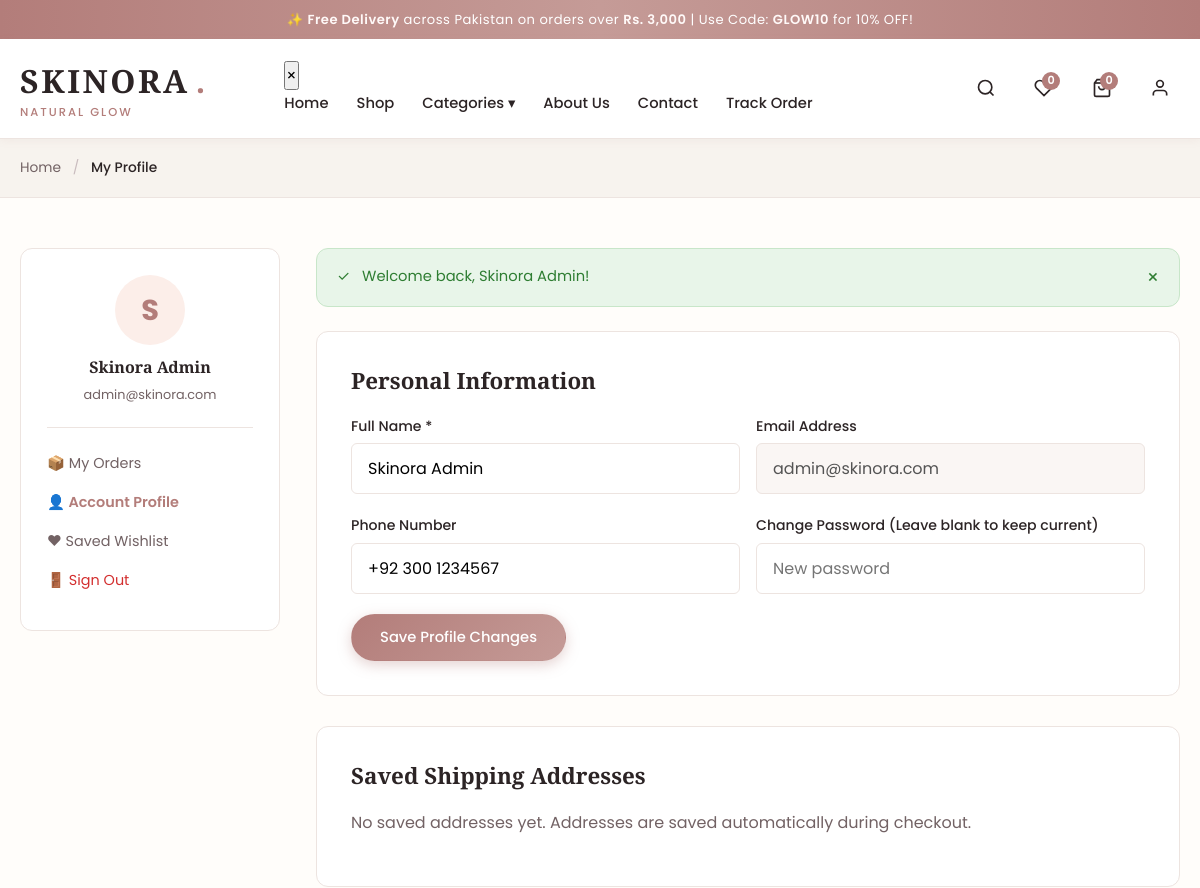
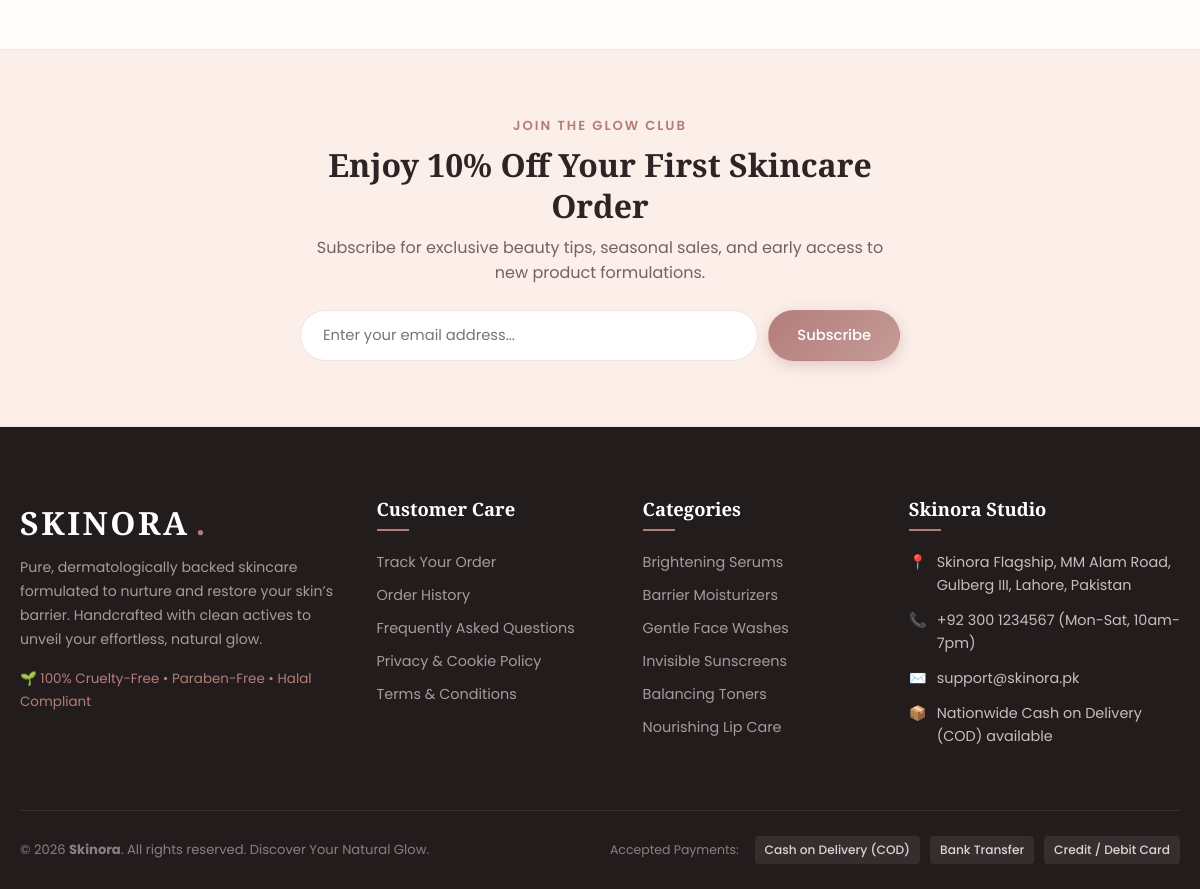
The app's page /profile.php (signed in) with its own data (2 pictures, top to bottom).
### tables this page shows
CREATE TABLE `users` (
  `id` INT UNSIGNED AUTO_INCREMENT PRIMARY KEY,
  `full_name` VARCHAR(120) NOT NULL,
  `email` VARCHAR(150) NOT NULL UNIQUE,
  `password` VARCHAR(255) NOT NULL,
  `phone` VARCHAR(30) NULL,
  `role` ENUM('customer', 'admin') NOT NULL DEFAULT 'customer',
  `status` ENUM('active', 'inactive', 'banned') NOT NULL DEFAULT 'active',
  `created_at` TIMESTAMP DEFAULT CURRENT_TIMESTAMP,
  `updated_at` TIMESTAMP DEFAULT CURRENT_TIMESTAMP ON UPDATE CURRENT_TIMESTAMP,
  INDEX `idx_user_email` (`email`),
  INDEX `idx_user_role` (`role`)
);

### profile.php (the view, shortened to what this page needs)
<?php
$db = getDBConnection();
$userId = (int)$_SESSION['user_id'];
$userStmt = $db->prepare("SELECT * FROM users WHERE id = ? LIMIT 1");
$userStmt->execute([$userId]);
$user = $userStmt->fetch();
$addrStmt = $db->prepare("SELECT * FROM addresses WHERE user_id = ? ORDER BY is_default DESC, id DESC");
$addrStmt->execute([$userId]);
$addresses = $addrStmt->fetchAll();
require_once ROOT_PATH . 'includes/header.php';
?>
<div class="breadcrumb">
    <div class="container">
        <a href="<?= BASE_URL ?>index.php">Home</a>
        <span class="separator">/</span>
        <span class="current">My Profile</span>
    </div>
</div>
<div class="container" style="padding: 50px 20px;">
    <div style="display: grid; grid-template-columns: 260px 1fr; gap: 36px;">
        <div class="shop-sidebar">
            <div style="text-align: center; margin-bottom: 20px; padding-bottom: 20px; border-bottom: 1px solid #ede4e0;">
                <div style="width: 70px; height: 70px; border-radius: 50%; background: #fceee9; color: #b37d7a; font-size: 1.8rem; font-weight: 700; display: flex; align-items: center; justify-content: center; margin: 0 auto 12px;">
                    <?= strtoupper(substr($user['full_name'], 0, 1)) ?>
                </div>
                <h4 style="margin-bottom: 4px;"><?= e($user['full_name']) ?></h4>
                <span style="font-size: 0.8rem; color: #726264;"><?= e($user['email']) ?></span>
            </div>
            <ul class="category-filter-list">
                <li><a href="<?= BASE_URL ?>my-orders.php"><span>📦 My Orders</span></a></li>
                <li><a href="<?= BASE_URL ?>profile.php" class="active"><span>👤 Account Profile</span></a></li>
                <li><a href="<?= BASE_URL ?>wishlist.php"><span>♥ Saved Wishlist</span></a></li>
                <li><a href="<?= BASE_URL ?>logout.php" style="color: #d32f2f;"><span>🚪 Sign Out</span></a></li>
            </ul>
        </div>
        <div>
            <?= displayFlash() ?>
            <div class="form-card" style="margin-bottom: 30px;">
                <h3 style="margin-bottom: 20px; font-size: 1.4rem;">Personal Information</h3>
                <form action="<?= BASE_URL ?>profile.php" method="POST">
                    <div class="form-row">
                        <div class="form-group">
                            <label class="form-label">Full Name *</label>
                            <input type="text" name="full_name" class="form-control" value="<?= e($user['full_name']) ?>" required>
                        </div>
                        <div class="form-group">
                            <label class="form-label">Email Address</label>
                            <input type="email" class="form-control" value="<?= e($user['email']) ?>" disabled style="background: #faf6f4;">
                        </div>
                    </div>
                    <div class="form-row">
                        <div class="form-group">
                            <label class="form-label">Phone Number</label>
                            <input type="tel" name="phone" class="form-control" value="<?= e($user['phone'] ?? '') ?>">
                        </div>
                        <div class="form-group">
                            <label class="form-label">Change Password (Leave blank to keep current)</label>
                            <input type="password" name="new_password" class="form-control" minlength="6" placeholder="New password">
                        </div>
                    </div>
                    <button type="submit" class="btn btn-primary">Save Profile Changes</button>
                </form>
            </div>
            <div class="form-card">
                <h3 style="margin-bottom: 20px; font-size: 1.4rem;">Saved Shipping Addresses</h3>
                <?php if (empty($addresses)): ?>
                    <p>No saved addresses yet. Addresses are saved automatically during checkout.</p>
                <?php endif; ?>
            </div>
        </div>
    </div>
</div>
<?php require_once ROOT_PATH . 'includes/footer.php'; ?>

### assets/css/style.css (style rules this page uses)
:root { --primary: #b37d7a; --primary-light: #e8b4b8; --primary-dark: #8c5b59; --rose-gold: #c59b97; --blush: #fceee9; --soft-beige: #f7f3ee; --cream: #fffdfa; --white: #ffffff; --dark-charcoal: #2c2425; --text-muted: #726264; --border-color: #ede4e0; --border-light: #f3ece8; --success: #2e7d32; --success-bg: #e8f5e9; --error: #d32f2f; --error-bg: #ffebee; --warning: #ed6c02; --warning-bg: #fff3e0; --info: #0288d1; --info-bg: #e1f5fe; --shadow-sm: 0 2px 8px rgba(179, 125, 122, 0.08); --shadow-md: 0 6px 20px rgba(179, 125, 122, 0.12); --shadow-lg: 0 12px 36px rgba(179, 125, 122, 0.16); --radius-sm: 6px; --radius-md: 12px; --radius-lg: 20px; --radius-pill: 50px; --transition: all 0.3s cubic-bezier(0.25, 0.8, 0.25, 1); }
*, *::before, *::after { margin: 0; padding: 0; box-sizing: border-box; }
html { font-size: 16px; scroll-behavior: smooth; }
body { font-family: 'Poppins', -apple-system, BlinkMacSystemFont, 'Segoe UI', Roboto, sans-serif; background-color: var(--cream); color: var(--dark-charcoal); line-height: 1.6; overflow-x: hidden; -webkit-font-smoothing: antialiased; }
h1, h2, h3, h4, h5, h6 { font-family: 'Playfair Display', Georgia, serif; font-weight: 600; color: var(--dark-charcoal); line-height: 1.3; }
p { margin-bottom: 1rem; color: var(--text-muted); }
a { color: inherit; text-decoration: none; transition: var(--transition); }
button, input, select, textarea { font-family: inherit; font-size: inherit; }
.container { width: 100%; max-width: 1240px; margin: 0 auto; padding: 0 20px; }
.btn { display: inline-flex; align-items: center; justify-content: center; gap: 8px; padding: 12px 28px; font-size: 0.92rem; font-weight: 500; border-radius: var(--radius-pill); cursor: pointer; transition: var(--transition); border: 1px solid transparent; text-align: center; }
.btn-primary { background: linear-gradient(135deg, #b37d7a 0%, #c59b97 100%); color: var(--white); box-shadow: 0 4px 14px rgba(179, 125, 122, 0.35); }
.breadcrumb { padding: 18px 0; background: var(--soft-beige); border-bottom: 1px solid var(--border-color); font-size: 0.86rem; }
.breadcrumb a { color: var(--text-muted); }
.breadcrumb span.separator { margin: 0 8px; color: #c9bcbe; }
.breadcrumb span.current { color: var(--dark-charcoal); font-weight: 500; }
.shop-sidebar { background: var(--white); border: 1px solid var(--border-color); border-radius: var(--radius-md); padding: 26px; height: fit-content; }
.category-filter-list { list-style: none; }
.category-filter-list li { margin-bottom: 8px; }
.category-filter-list a { display: flex; justify-content: space-between; color: var(--text-muted); font-size: 0.9rem; padding: 4px 0; }
.category-filter-list a:hover, .category-filter-list a.active { color: var(--primary); font-weight: 600; }
.form-card { background: var(--white); border: 1px solid var(--border-color); border-radius: var(--radius-md); padding: 34px; }
.form-group { margin-bottom: 20px; }
.form-label { display: block; margin-bottom: 6px; font-size: 0.88rem; font-weight: 500; }
.form-control { width: 100%; padding: 12px 16px; border: 1px solid var(--border-color); border-radius: var(--radius-sm); background: var(--white); outline: none; transition: var(--transition); }
.form-row { display: grid; grid-template-columns: 1fr 1fr; gap: 16px; }

### records on screen
users: full_name "S", full_name "Skinora Admin", email "admin@skinora.com", phone "+92 300 1234567"

### other values on screen
formatPrice(FREE_SHIPPING_THRESHOLD) "Rs. 3,000"
$wishlistCount "0"
$cartCount "0"
$icon "✓"
$flash['message'] "Welcome back, Skinora Admin!"
SUPPORT_PHONE "+92 300 1234567"
SUPPORT_EMAIL "support@skinora.pk"
SITE_NAME "Skinora"
